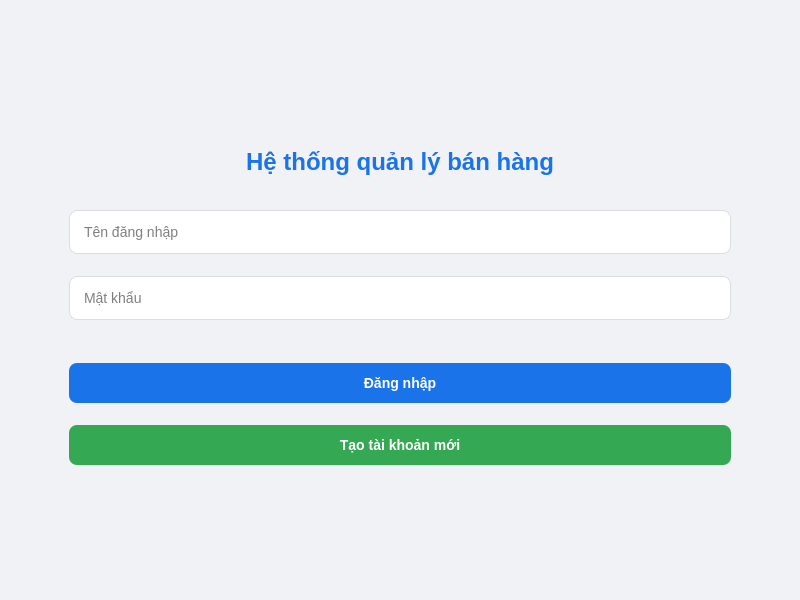
<?xml version="1.0" encoding="UTF-8"?>
<ui version="4.0">
 <class>Login</class>
 <widget class="QMainWindow" name="Login">
  <property name="geometry">
   <rect>
    <x>0</x>
    <y>0</y>
    <width>800</width>
    <height>600</height>
   </rect>
  </property>
  <property name="styleSheet">
   <string>
    QMainWindow {
      background-color: #f0f2f5;
    }
    QLabel#title {
      font-size: 24px;
      color: #1a73e8;
      margin: 20px;
      font-weight: bold;
    }
    QLineEdit {
      padding: 12px;
      border: 1px solid #dadce0;
      border-radius: 8px;
      font-size: 14px;
      margin: 8px 60px;
      background: white;
    }
    QLineEdit:focus {
      border: 2px solid #1a73e8;
    }
    QPushButton {
      background-color: #1a73e8;
      color: white;
      border: none;
      border-radius: 8px;
      padding: 12px;
      font-size: 14px;
      margin: 8px 60px;
      font-weight: bold;
    }
    QPushButton:hover {
      background-color: #1557b0;
    }
    QPushButton#createaccbutton {
      background-color: #34a853;
    }
    QPushButton#createaccbutton:hover {
      background-color: #2d8544;
    }
    QLabel#error_label {
      color: #d93025;
      font-size: 13px;
      margin: 0px 60px;
    }
   </string>
  </property>
  <widget class="QWidget" name="centralwidget">
   <layout class="QVBoxLayout" name="verticalLayout">
    <item>
     <spacer name="verticalSpacer_top">
      <property name="orientation">
       <enum>Qt::Vertical</enum>
      </property>
      <property name="sizeHint" stdset="0">
        <size>
         <width>20</width>
         <height>40</height>
        </size>
      </property>
     </spacer>
    </item>
    <item>
     <widget class="QLabel" name="title">
      <property name="text">
       <string>Hệ thống quản lý bán hàng</string>
      </property>
      <property name="alignment">
       <set>Qt::AlignCenter</set>
      </property>
     </widget>
    </item>
    <item>
     <widget class="QLineEdit" name="username">
      <property name="placeholderText">
       <string>Tên đăng nhập</string>
      </property>
      <property name="maxLength">
       <number>50</number>
      </property>
     </widget>
    </item>
    <item>
     <widget class="QLineEdit" name="password">
      <property name="placeholderText">
       <string>Mật khẩu</string>
      </property>
      <property name="maxLength">
       <number>50</number>
      </property>
     </widget>
    </item>
    <item>
     <widget class="QLabel" name="error_label">
      <property name="text">
       <string/>
      </property>
      <property name="alignment">
       <set>Qt::AlignCenter</set>
      </property>
      <property name="wordWrap">
       <bool>true</bool>
      </property>
      <property name="margin">
       <number>10</number>
      </property>
     </widget>
    </item>
    <item>
     <widget class="QPushButton" name="loginbutton">
      <property name="text">
       <string>Đăng nhập</string>
      </property>
      <property name="cursor">
       <cursorShape>PointingHandCursor</cursorShape>
      </property>
     </widget>
    </item>
    <item>
     <widget class="QPushButton" name="createaccbutton">
      <property name="text">
       <string>Tạo tài khoản mới</string>
      </property>
      <property name="cursor">
       <cursorShape>PointingHandCursor</cursorShape>
      </property>
     </widget>
    </item>
    <item>
     <spacer name="verticalSpacer_bottom">
      <property name="orientation">
       <enum>Qt::Vertical</enum>
      </property>
      <property name="sizeHint" stdset="0">
        <size>
         <width>20</width>
         <height>40</height>
        </size>
      </property>
     </spacer>
    </item>
   </layout>
  </widget>
 </widget>
</ui>
